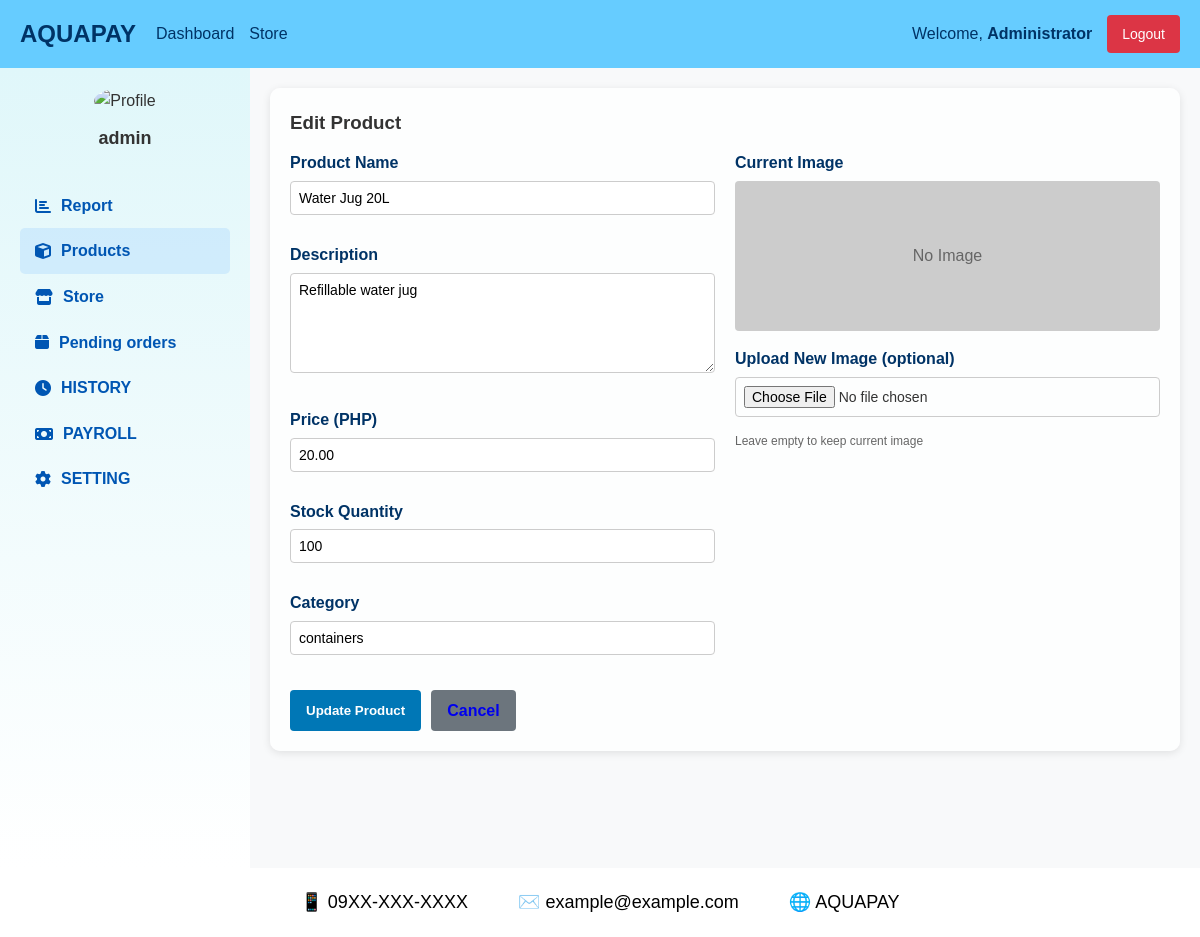
Page /admindashboard.php?page=products&action=edit&id=1 (signed in) on the committed database.
### tables this page shows
CREATE TABLE IF NOT EXISTS products (
    id INT AUTO_INCREMENT PRIMARY KEY,
    name VARCHAR(100) NOT NULL,
    description TEXT,
    price DECIMAL(10, 2) NOT NULL,
    stock INT DEFAULT 0,
    image VARCHAR(255),
    category VARCHAR(50),
    created_at TIMESTAMP DEFAULT CURRENT_TIMESTAMP,
    updated_at TIMESTAMP DEFAULT CURRENT_TIMESTAMP ON UPDATE CURRENT_TIMESTAMP
);

### modules/products.php (the view, shortened to what this page needs)
<?php
require_once __DIR__ . '/../config.php';
$action = isset($_GET['action']) ? $_GET['action'] : 'list';
$product_id = isset($_GET['id']) ? intval($_GET['id']) : 0;
?>
<div class="content-grid">
    <?php if ($action === 'list'): ?>
        <div class="card" style="grid-column:1/-1;display:flex;justify-content:space-between;align-items:center;">
            <h3>Product Management</h3>
            <a href="?page=products&action=add" class="btn btn-primary">+ Add New Product</a>
        </div>
        <?php
        $result = $conn->query("SELECT * FROM products ORDER BY name ASC");
        if ($result && $result->num_rows > 0):
            while ($product = $result->fetch_assoc()):
        ?>
        <div class="card" style="display:grid;grid-template-columns:120px 1fr auto;gap:20px;align-items:center;">
            <div style="text-align:center;">
                <?php if ($product['image'] && file_exists(__DIR__ . '/../' . $product['image'])): ?>
                    <img src="<?= htmlspecialchars($product['image']) ?>" style="max-width:100px;max-height:100px;border-radius:4px;">
                <?php else: ?>
                    <div style="width:100px;height:100px;background:#ccc;display:flex;align-items:center;justify-content:center;border-radius:4px;color:#666;">No Image</div>
                <?php endif; ?>
            </div>
            <div>
                <h4 style="margin:0 0 5px 0;"><?= htmlspecialchars($product['name']) ?></h4>
                <p style="margin:3px 0;"><strong>Price:</strong> PHP <?= number_format($product['price'], 2) ?></p>
                <p style="margin:3px 0;"><strong>Stock:</strong> <?= $product['stock'] ?></p>
                <p style="margin:3px 0;"><strong>Category:</strong> <?= htmlspecialchars($product['category'] ?? 'N/A') ?></p>
                <p style="margin:3px 0;font-size:12px;color:#666;"><?= htmlspecialchars(substr($product['description'] ?? '', 0, 100)) ?>...</p>
            </div>
            <div style="display:flex;gap:8px;flex-direction:column;">
                <a href="?page=products&action=edit&id=<?= $product['id'] ?>" class="btn btn-primary" style="font-size:12px;padding:6px 12px;">Edit</a>
                <a href="javascript:if(confirm('Delete this product?')) window.location.href='delete_product.php?id=<?= $product['id'] ?>';" class="btn btn-danger" style="font-size:12px;padding:6px 12px;">Delete</a>
            </div>
        </div>
        <?php
            endwhile;
        else:
        ?>
        <div class="card" style="grid-column:1/-1;text-align:center;color:#666;">
            No products found.
        </div>
        <?php endif; ?>
    <?php elseif ($action === 'edit' && $product_id > 0): ?>
        <?php
        $result = $conn->query("SELECT * FROM products WHERE id=$product_id");
        $product = $result ? $result->fetch_assoc() : null;
        if (!$product):
        ?>
        <div class="card" style="grid-column:1/-1;color:#721c24;">
            Product not found.
        </div>
        <?php else: ?>
        <div class="card" style="grid-column:1/-1;">
            <h3>Edit Product</h3>
            <form method="post" action="save_product.php" enctype="multipart/form-data">
                <div style="display:grid;grid-template-columns:1fr 1fr;gap:20px;">
                    <div>
                        <label><strong>Product Name</strong></label>
                        <input type="text" name="name" value="<?= htmlspecialchars($product['name']) ?>" required style="width:100%;padding:8px;margin-bottom:15px;border:1px solid #ccc;border-radius:4px;">
                        <label><strong>Description</strong></label>
                        <textarea name="description" style="width:100%;padding:8px;margin-bottom:15px;border:1px solid #ccc;border-radius:4px;height:100px;"><?= htmlspecialchars($product['description'] ?? '') ?></textarea>
                        <label><strong>Price (PHP)</strong></label>
                        <input type="number" name="price" step="0.01" min="0" value="<?= $product['price'] ?>" required style="width:100%;padding:8px;margin-bottom:15px;border:1px solid #ccc;border-radius:4px;">
                        <label><strong>Stock Quantity</strong></label>
                        <input type="number" name="stock" min="0" value="<?= $product['stock'] ?>" required style="width:100%;padding:8px;margin-bottom:15px;border:1px solid #ccc;border-radius:4px;">
                        <label><strong>Category</strong></label>
                        <input type="text" name="category" value="<?= htmlspecialchars($product['category'] ?? '') ?>" style="width:100%;padding:8px;margin-bottom:15px;border:1px solid #ccc;border-radius:4px;">
                    </div>
                    <div>
                        <label><strong>Current Image</strong></label>
                        <div style="margin-bottom:15px;">
                            <?php if ($product['image'] && file_exists(__DIR__ . '/../' . $product['image'])): ?>
                                <img src="<?= htmlspecialchars($product['image']) ?>" style="max-width:100%;max-height:200px;border-radius:4px;margin-bottom:10px;">
                                <p style="font-size:12px;color:#666;margin:5px 0;">Current: <?= basename($product['image']) ?></p>
                            <?php else: ?>
                                <div style="width:100%;height:150px;background:#ccc;display:flex;align-items:center;justify-content:center;border-radius:4px;color:#666;margin-bottom:10px;">No Image</div>
                            <?php endif; ?>
                        </div>
                        <label><strong>Upload New Image (optional)</strong></label>
                        <input type="file" name="image" accept="image/*" style="width:100%;padding:8px;margin-bottom:15px;border:1px solid #ccc;border-radius:4px;">
                        <p style="font-size:12px;color:#666;">Leave empty to keep current image</p>
                    </div>
                </div>
                <div style="display:flex;gap:10px;margin-top:20px;">
                    <button type="submit" class="btn btn-primary">Update Product</button>
                    <a href="?page=products" class="btn" style="background:#6c757d;">Cancel</a>
                </div>
            </form>
        </div>
        <?php endif; ?>
    <?php endif; ?>
</div>

### style.css (style rules this page uses)
* { margin: 0; padding: 0; box-sizing: border-box; }
body { font-family: Arial, sans-serif; line-height: 1.6; background: #f4f9ff; color: #333; }
form label { display: block; margin-top: 12px; margin-bottom: 5px; font-weight: bold; color: #003366; }
form input[type="text"], form input[type="number"], form input[type="file"], form textarea, form select { width: 100%; padding: 8px; border: 1px solid #ccc; border-radius: 4px; font-family: Arial, sans-serif; font-size: 14px; }
form textarea { resize: vertical; min-height: 100px; }
form input[type="file"] { padding: 5px; }

### admindashboard.php (style rules this page uses)
.btn { padding: 8px 16px; border: none; border-radius: 4px; cursor: pointer; font-weight: bold; text-decoration: none; display: inline-block; }
.btn-primary { background: #0077b6; color: #fff; }
.content-grid { display: grid; grid-template-columns: repeat(auto-fit, minmax(300px,1fr)); gap: 20px; }
.card { background: rgba(255,255,255,0.8); padding: 20px; border-radius: 10px; box-shadow: 0 2px 8px rgba(0,0,0,0.1); }

### modules/products.php (style rules this page uses)
.card a.btn { display: inline-block; }

### rows in the picture
products: name "Water Jug 20L", description "Refillable water jug", price "20.00", stock "100", category "containers"

### other values in the picture
$full_name "Administrator"
$username "admin"
